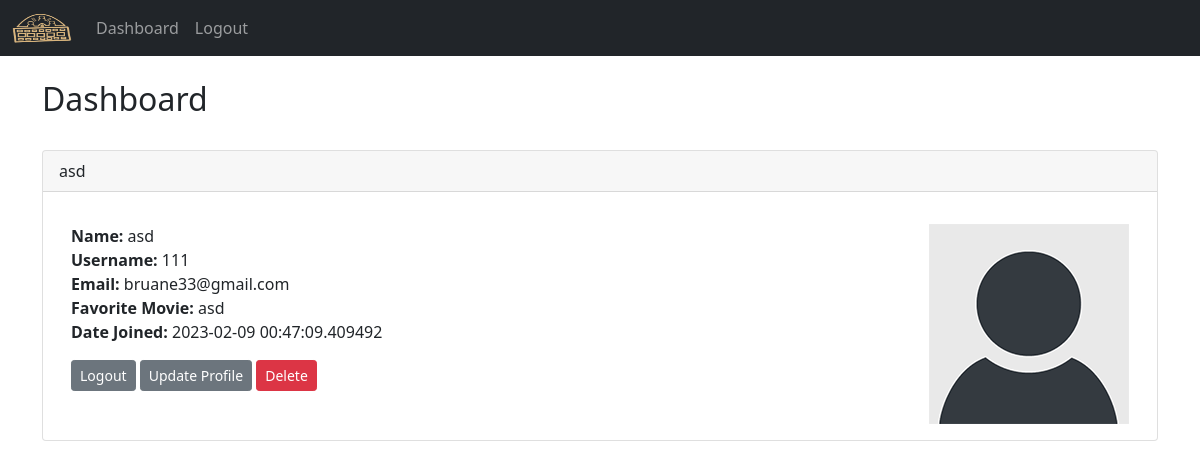
/dashboard (signed in), run on the app's committed database.
### app.py (models this page shows, shortened)
class Users(db.Model, UserMixin):
    id = db.Column(db.Integer, primary_key=True)
    username = db.Column(db.String(20), nullable=False, unique=True)
    name = db.Column(db.String(200), nullable=False)
    email = db.Column(db.String(120), nullable=False, unique=True)
    favorite_movie = db.Column(db.String(120))
    about_author = db.Column(db.Text(), nullable=True)
    date_added = db.Column(db.DateTime, default=datetime.utcnow)
    profile_pic = db.Column(db.String(), nullable=True)
    password_hash = db.Column(db.String(128))
    posts = db.relationship('Posts', backref='poster')
    @property
    def password(self):
        raise AttributeError('password is not a readable attribute!')

### app.py (the view)
@app.route('/dashboard', methods=['GET', 'POST'])
@login_required
def dashboard():
    form = UserForm()
    id = current_user.id
    name_to_update = Users.query.get_or_404(id)
    if request.method == "POST":
        name_to_update.name = request.form['name']
        name_to_update.email = request.form['email']
        name_to_update.favorite_movie = request.form['favorite_movie']
        name_to_update.username = request.form['username']
        name_to_update.about_author = request.form['about_author']
        if request.files['profile_pic']:
            name_to_update.profile_pic = request.files['profile_pic']
            pic_filename = secure_filename(name_to_update.profile_pic.filename)
            pic_name = str(uuid.uuid1()) + "_" + pic_filename
            saver = request.files['profile_pic']
            name_to_update.profile_pic = pic_name
            try:
                db.session.commit()
                saver.save(os.path.join(app.config['UPLOAD_FOLDER'], pic_name))
                flash("User Updated Successfully!")
                return render_template("dashboard.html",
                                       form=form,
                                       name_to_update=name_to_update)
            except:
                flash("Error!  Looks like there was a problem...try again!")
                return render_template("dashboard.html",
                                       form=form,
                                       name_to_update=name_to_update)
        else:
            db.session.commit()
            flash("User Updated Successfully!")
            return render_template("dashboard.html",
                                   form=form,
                                   name_to_update=name_to_update)
    else:
        return render_template("dashboard.html",
                               form=form,
                               name_to_update=name_to_update,
                               id=id)
    return render_template('dashboard.html')

### app.py (called while the page is built)
@login_manager.user_loader
def load_user(user_id):
    return Users.query.get(int(user_id))

@app.context_processor
def base():
    form = SearchForm()
    return dict(form=form)

### templates/dashboard.html (shortened to what this page needs)
{% extends 'base.html' %}
{% block content %}
	<h2>Dashboard</h2>
	<br/>
	<div class="card">
  <div class="card-header">
    {{ current_user.name }}
  </div>
  <div class="card-body">
    <p class="card-text">
<div class="container">
	<div class="row">
		<div class="col-8">
    <strong>Name:</strong>
	{{ current_user.name }}<br/>
	<strong>Username:</strong>
	{{ current_user.username }}<br/>
	<strong>Email:</strong>
	{{ current_user.email }}<br/>
	<strong>Favorite Movie:</strong>
	{{ current_user.favorite_movie }}<br/>
	<strong>Date Joined:</strong>
	{{ current_user.date_added }}<br/>
    </p>
    <a href="{{ url_for('logout')}}" class="btn btn-secondary btn-sm">Logout</a>
    <a href="{{ url_for('update', id=current_user.id)}}" class="btn btn-secondary btn-sm">Update Profile</a>
    <a href="{{ url_for('delete', id=current_user.id)}}" class="btn btn-danger btn-sm">Delete</a>
    <br/><br/>
	</div>
	<div class="col-4">
		{% if current_user.profile_pic %}
		<img src="{{ url_for('static', filename='images/' + current_user.profile_pic)}}" width="200" align="right">
		{% else %}
		<img src="{{ url_for('static', filename='images/default_profile_pic.png')}}" width="200" align="right">
		{% endif %}
	</div>
	</div>
	</div>
<br/>
{% endblock %}

### static/css/style.css (style rules this page uses)
body { background: #000000; background: url("/static/images/logo.png"); }

### data on the page
Users: name "asd", username "111", email "bruane33@gmail.com", favorite_movie "asd", date_added "2023-02-09 00:47:09.409492"
